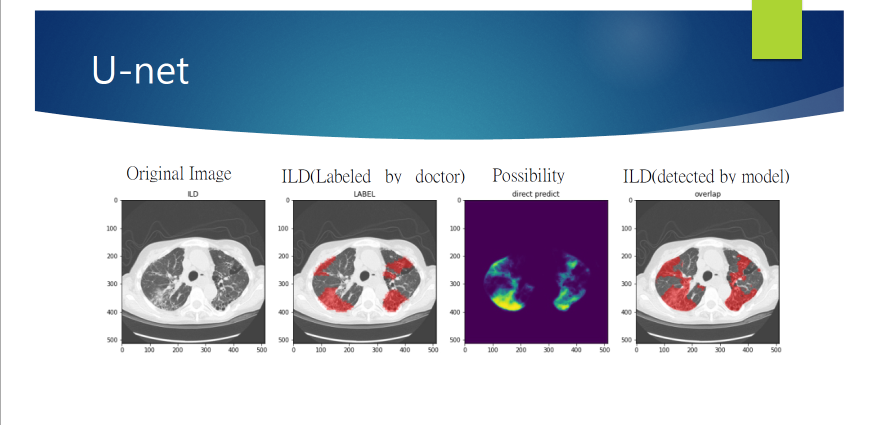
#> input picture report/report1.png, 1757 x 850 px, given in place of FILE0_gray.jpg, which was not available (shown at 1/2 size)
$ jupyter execute --allow-errors Segmentation.ipynb   (older library calls are emulated)   (text cells are left out)
#> lines starting #> are read from the running program, lines starting #| are printed output that depends on the picture; after the words box and inside, x2 and y2 are one past the last pixel; in counts of white or black regions, pixels touching at a corner belong together; pictures that were not available may be replaced by others from this repository, and a replacement may not be noted
[cell 1]
import os
import cv2
import numpy as np
from matplotlib import pyplot as plt
from matplotlib import cm
import argparse
import imutils
import pydicom

[cell 2]
path = "image/ILD/2/gray/FILE0_gray.jpg"
img = cv2.imread(path , 0)
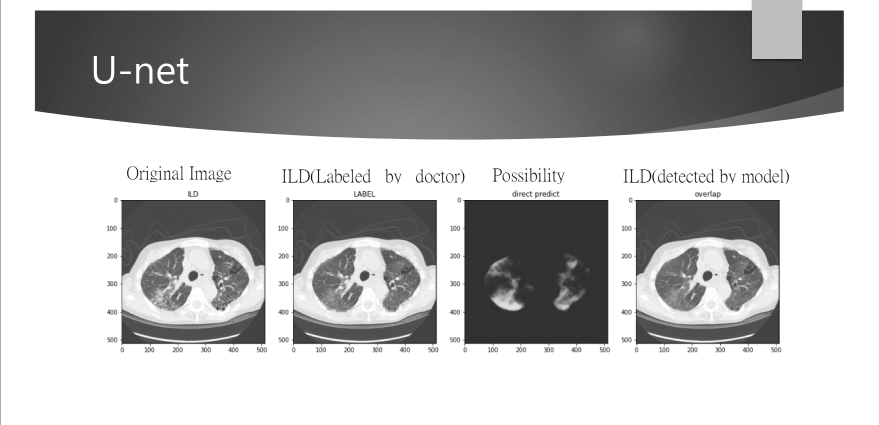
#> img: shape (850, 1757) (shown at 1/2 size); min 0, max 255, mean 180
plt.imshow(img , 'gray')
canny = cv2.Canny(img , 30 , 150)
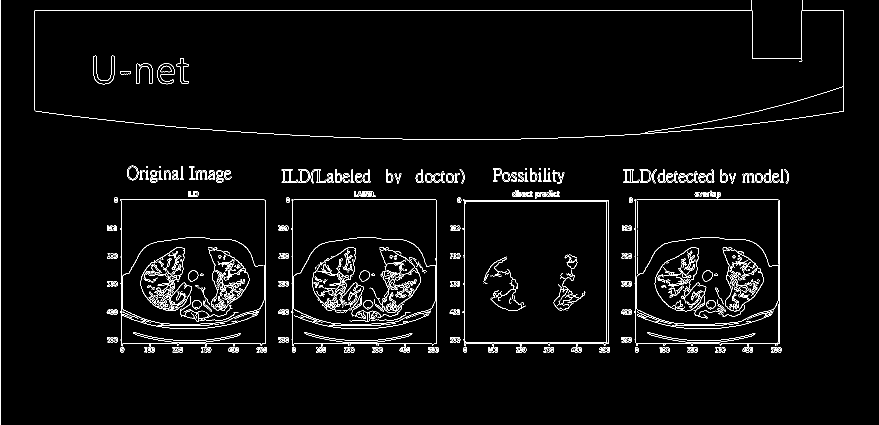
#> canny: shape (850, 1757) (shown at 1/2 size); 2.9% white in thin lines or dots

[cell 3]
blurred = cv2.GaussianBlur(img, (11, 11), 0)#高斯模糊化
plt.imshow(blurred , 'gray')

[cell 4]
canny = cv2.Canny(blurred , 30 , 150)
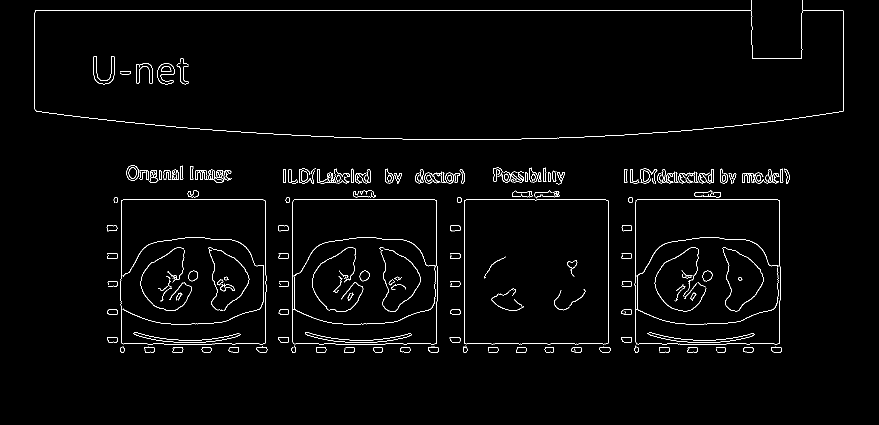
#> canny: shape (850, 1757) (shown at 1/2 size); 1.8% white in thin lines or dots, all inside (x1, y1, x2, y2) = (69, 0, 1688, 706)
# plt.imshow(canny , 'gray')
temp = np.zeros(canny.shape)

[cell 5]
print(temp)
#> (printed output is left out)

[cell 6]
# [144 lines left out: functions mask, segmentation, get_edge, get_mask, not called in this run]

[cell 7]
count = 0
#> (the rest of this cell did not finish here and is left out)

[cell 8]
rootpath = "Database/ILD_DB_volumeROls//"
# [6 lines of commented-out code are left out]
file_list = []
for file in os.listdir(rootpath):
    if not file.endswith('-'):
        file_list.append(file)
for element in file_list[0:1]:
    element = "59"
    if element == "142" or element == "154" or element == "184":
        print("ya")
    else:
        jpg_list = []
        roi_list = []
        print(element)
        patient = element
        path = rootpath + patient + "/roi_mask/JPG/"
        des_path = rootpath + patient + "/Cover"
        if not os.path.isdir(des_path):#create cover file in each image file
            os.mkdir(des_path)
        for file in os.listdir(rootpath + element + "/JPG/"):
            if file.endswith(".jpg"):
                jpg_list.append(file)
        for file in os.listdir(rootpath + element + "/roi_mask/JPG"):
            if file.endswith(".jpg"):
                roi_list.append(file)
        for item in roi_list:
            arr = get_edge(path , item)
            name = int(item.split('_')[3].split('.')[0])
            for item2 in jpg_list:
                if name == int(item2.split('.')[0][-2] + item2.split('.')[0][-1]):
                    img = cv2.imread(rootpath + patient + "/JPG/" + item2)
                    for i in range(0,512):
                        for j in range(0,512):
                            if arr[i,j] == 255:
                                img[i,j,1] = 255
                    plt.imshow(img , 'gray')
                    cv2.imwrite(des_path + '/' + item2 , img)
                    break
# [10 lines of commented-out code are left out]

[cell 9]
path = "image/test/15/"#change XXX to specific folder
des_path = path + "/mask"
if not os.path.isdir(des_path):#create mask file in each image file
    os.mkdir(des_path)
seg_path = path + "/Segmentation"
if not os.path.isdir(seg_path):#create segmentation file in each image file
    os.mkdir(seg_path)
imagelist = []
filename = r".jpg"#confirm the file name end with jpg
#> (the rest of this cell did not finish here and is left out)

[cell 10]
path = "Database/ILD_DB_lungMasks/"
path2 = "Database/ILD_DB_volumeROls/"
filelist = []
temp = []
#> (the rest of this cell did not finish here and is left out)

[cell 11]
imglist = []
for file in filelist[-2:-1]:
    file = "9"
    des_path = path2 + file + "/Segmentation/"
    print(des_path)
    if not os.path.isdir(des_path):
        os.mkdir(des_path)
    print(file)
    for item in os.listdir(path + file + "/lung_mask/JPG"):
#         segmentation(path+file+"/lung_mask/JPG/" , item)
        name = int(item.split('_')[3].split('.')[0])
        for item2 in os.listdir(path2 + file + "/JPG"):
            if name == int(item2.split('.')[0][-2] + item2.split('.')[0][-1]):
                jpg = cv2.imread(path2+file+"/JPG/"+item2,0)
                img = cv2.imread(path+file+"/lung_mask/JPG/"+item,0)
                for i in range(0,512):
                    for j in range(0,512):
                        if img[i,j] <= 200:
                            jpg[i,j] = 0
                cv2.imwrite(des_path+item2,jpg)
                break

[cell 12]
# print(namejpg)
# jpg = cv2.imread(path2+"94/JPG/CT-7370-0022.jpg",0)
jpg = cv2.imread("CT-7358-0001.jpg" , 0)
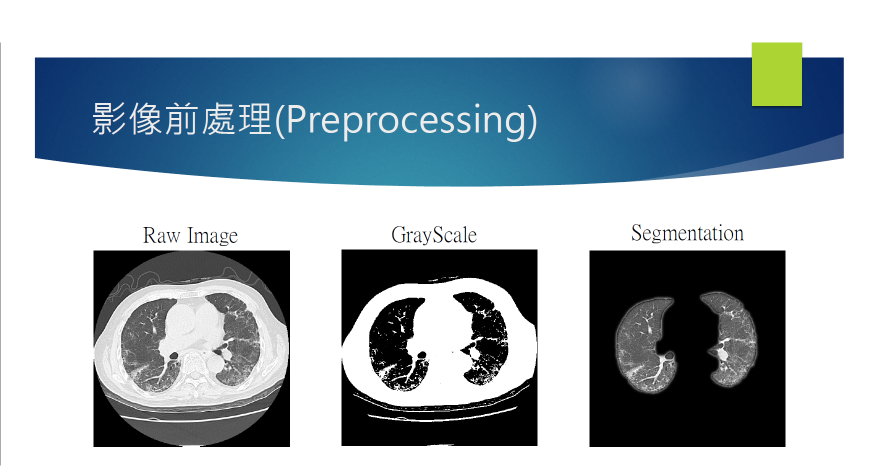
#> input picture report/report2.png, 1756 x 948 px, given in place of CT-7358-0001.jpg, which was not available (shown at 1/2 size)
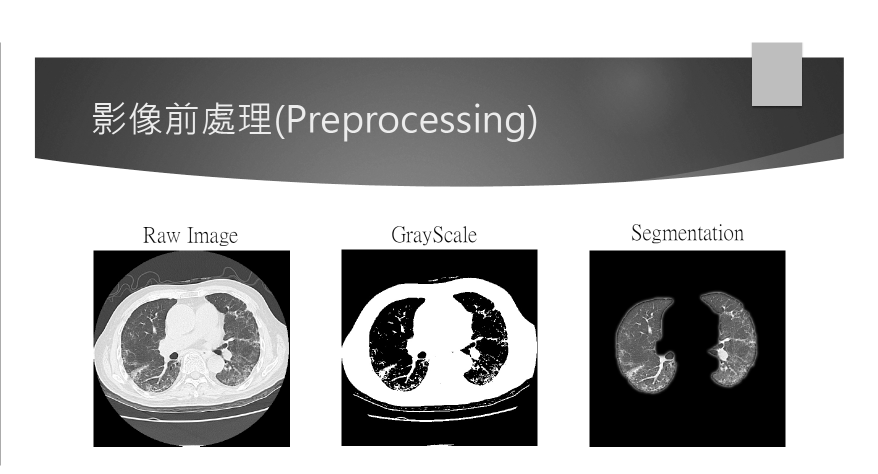
#> jpg: shape (948, 1756) (shown at 1/2 size); min 0, max 255, mean 168.9
# img = cv2.imread(path+"94/lung_mask/JPG/lung_mask_7370_22.jpg",0)
img = cv2.imread("test.jpg" , 0)
plt.subplot(2,1,1),plt.imshow(img,'gray')
plt.subplot(2,1,2),plt.imshow(jpg,'gray')
for i in range(0,512):
    for j in range(0,512):
        if img[i,j] <= 127:
            jpg[i,j] = 0
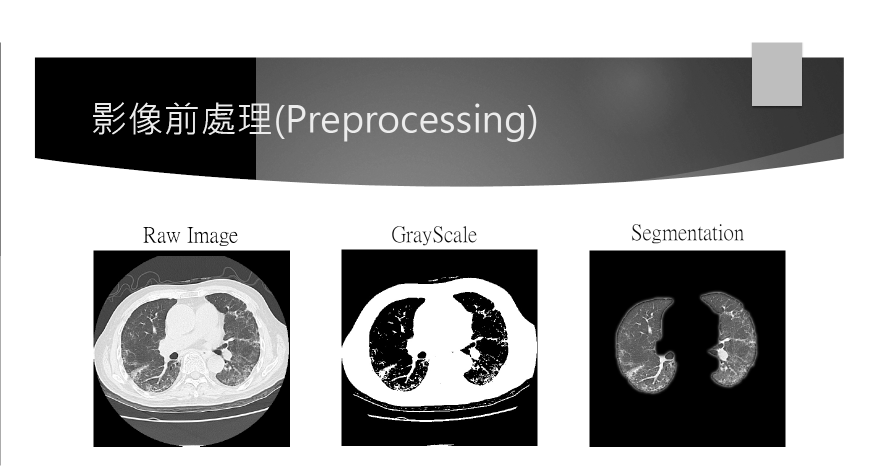
#> jpg: shape (948, 1756) (shown at 1/2 size); 5.7% of pixels changed, all inside (x1, y1, x2, y2) = (0, 85, 512, 512)
plt.imshow(jpg,'gray')
cv2.imwrite("result.jpg" , jpg)
#> Out = True
# cv2.imwrite(path+file+"/Segmentation/"+namejpg,jpg)
# print(path+file+"/Segmentation/"+namejpg)
# plt.imshow(jpg,'gray')

[cell 13]
import PIL.Image
img_list = []
path3 = "Database/ILD_DB_lungMasks/94/lung_mask/JPG/"
for file in os.listdir(path3):
    img_list.append(file)
    print(file)
size = 512
for file in img_list:
    img = PIL.Image.open(path3+file)
#> img: PIL image 1757x850 RGB
    out = img.resize((size,size),PIL.Image.ANTIALIAS)
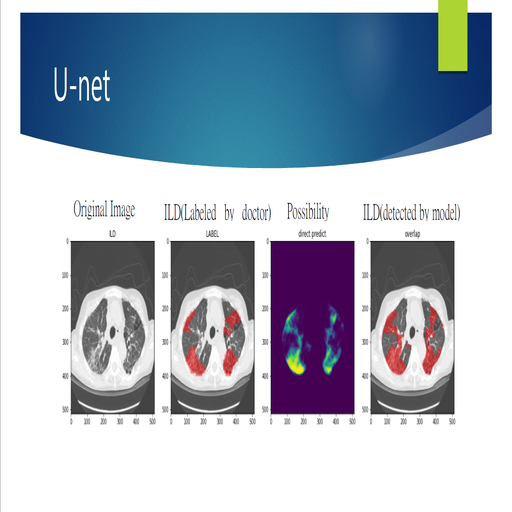
#> out: PIL image 512x512 RGB; mean R, G, B 166.8, 178.3, 192.3
    out.save(path3+file)
